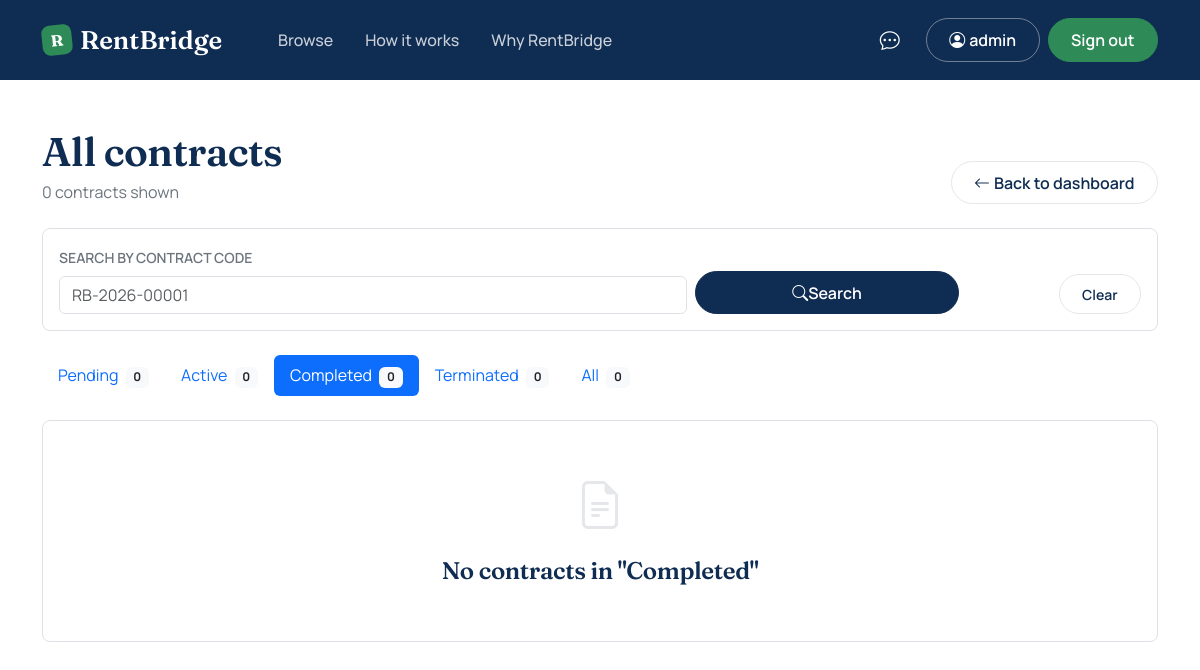
Before: /admin/contracts.php?status=completed (signed in) with the older database file.
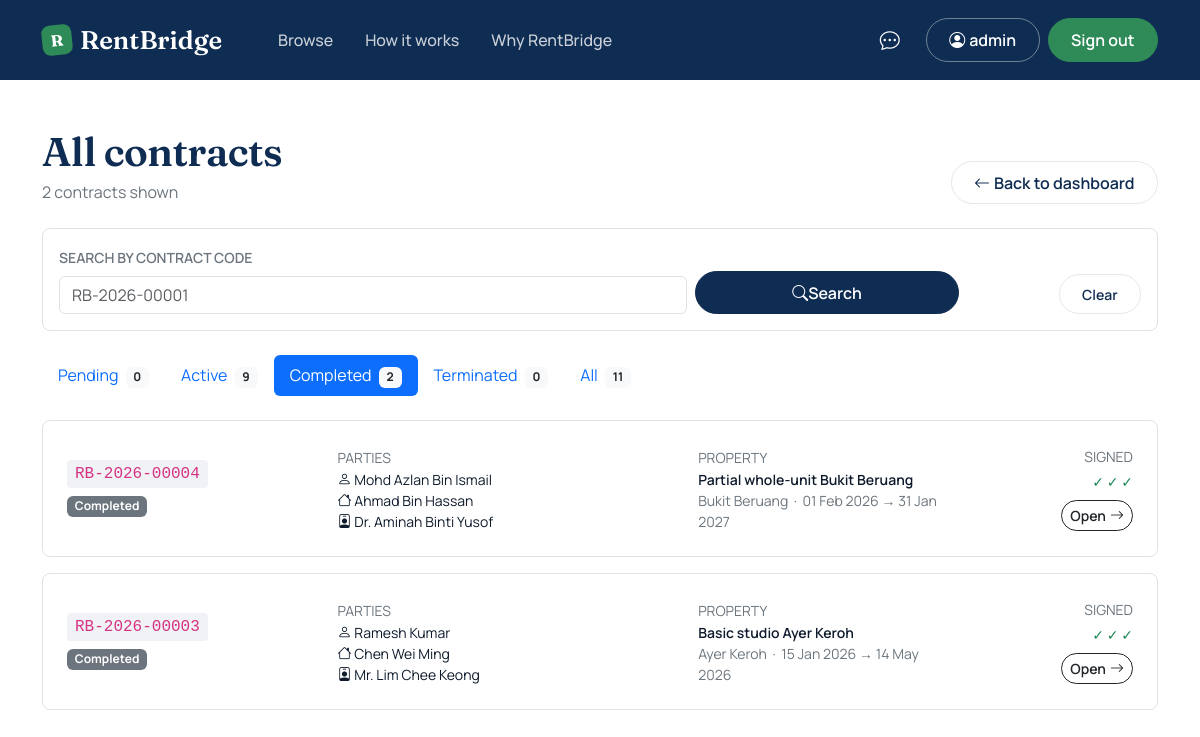
After: the same page with the newer database file.
### tables this page shows
CREATE TABLE `users` (
  `id` int(11) NOT NULL,
  `email` varchar(120) NOT NULL,
  `password_hash` varchar(255) NOT NULL,
  `primary_role` enum('student','landlord','agent','admin') NOT NULL,
  `status` enum('active','pending','suspended','rejected') NOT NULL DEFAULT 'active',
  `last_used_role` enum('student','landlord','agent','admin') DEFAULT NULL,
  `created_at` timestamp NOT NULL DEFAULT current_timestamp(),
  `updated_at` timestamp NOT NULL DEFAULT current_timestamp() ON UPDATE current_timestamp()
);

CREATE TABLE `contracts` (
  `id` int(11) NOT NULL,
  `contract_code` varchar(20) NOT NULL COMMENT 'e.g. RB-2026-00001',
  `booking_id` int(11) NOT NULL,
  `student_id` int(11) NOT NULL,
  `landlord_id` int(11) NOT NULL,
  `agent_id` int(11) NOT NULL,
  `property_id` int(11) NOT NULL,
  `start_date` date NOT NULL,
  `end_date` date NOT NULL,
  `monthly_rent` decimal(8,2) NOT NULL,
  `deposit` decimal(8,2) NOT NULL,
  `terms` text NOT NULL COMMENT 'Standard tenancy terms (Markdown)',
  `student_signature` varchar(255) DEFAULT NULL,
  `student_signed_at` timestamp NULL DEFAULT NULL,
  `student_sign_ip` varchar(45) DEFAULT NULL,
  `landlord_signature` varchar(255) DEFAULT NULL,
  `landlord_signed_at` timestamp NULL DEFAULT NULL,
  `landlord_sign_ip` varchar(45) DEFAULT NULL,
  `agent_signature` varchar(255) DEFAULT NULL,
  `agent_signed_at` timestamp NULL DEFAULT NULL,
  `agent_sign_ip` varchar(45) DEFAULT NULL,
  `contract_pdf_path` varchar(255) DEFAULT NULL,
  `generated_pdf_path` varchar(255) DEFAULT NULL,
  `generated_at` timestamp NULL DEFAULT NULL,
  `generated_by` int(11) DEFAULT NULL,
  `signed_pdf_path` varchar(255) DEFAULT NULL,
  `signed_uploaded_at` timestamp NULL DEFAULT NULL,
  `signed_uploaded_by` int(11) DEFAULT NULL,
  `doc_hash` varchar(64) DEFAULT NULL,
  `upload_method` enum('generated','external_upload','legacy_canvas') NOT NULL DEFAULT 'generated',
  `status` enum('pending_signatures','active','completed','terminated') NOT NULL DEFAULT 'pending_signatures',
  `activated_at` timestamp NULL DEFAULT NULL,
  `created_at` timestamp NOT NULL DEFAULT current_timestamp()
);

CREATE TABLE `students` (
  `user_id` int(11) NOT NULL,
  `full_name` varchar(150) NOT NULL,
  `preferred_name` varchar(50) NOT NULL DEFAULT '',
  `matric_no` varchar(20) NOT NULL,
  `university` varchar(80) NOT NULL DEFAULT 'UTeM',
  `phone` varchar(20) NOT NULL,
  `allow_whatsapp` tinyint(1) NOT NULL DEFAULT 0,
  `looking_for_housing` tinyint(1) NOT NULL DEFAULT 0,
  `housing_pref_city` varchar(80) DEFAULT NULL,
  `housing_pref_max_rent` decimal(8,2) DEFAULT NULL,
  `housing_pref_move_in` date DEFAULT NULL,
  `housing_bio` varchar(255) DEFAULT NULL
);

CREATE TABLE `landlords` (
  `user_id` int(11) NOT NULL,
  `full_name` varchar(150) NOT NULL,
  `preferred_name` varchar(50) NOT NULL DEFAULT '',
  `ic_no` varchar(20) NOT NULL,
  `phone` varchar(20) NOT NULL,
  `allow_whatsapp` tinyint(1) NOT NULL DEFAULT 0,
  `address` varchar(255) DEFAULT NULL,
  `verified` tinyint(1) NOT NULL DEFAULT 0
);

CREATE TABLE `agents` (
  `user_id` int(11) NOT NULL,
  `full_name` varchar(150) NOT NULL,
  `preferred_name` varchar(50) NOT NULL DEFAULT '',
  `staff_id` varchar(20) NOT NULL,
  `department` varchar(80) NOT NULL,
  `phone` varchar(20) NOT NULL,
  `allow_whatsapp` tinyint(1) NOT NULL DEFAULT 0,
  `availability` enum('available','busy','off_duty') NOT NULL DEFAULT 'available',
  `max_caseload` int(11) NOT NULL DEFAULT 5,
  `current_caseload` int(11) NOT NULL DEFAULT 0
);

CREATE TABLE `properties` (
  `id` int(11) NOT NULL,
  `landlord_id` int(11) NOT NULL,
  `title` varchar(150) NOT NULL,
  `property_type` enum('room','studio','whole_unit') NOT NULL,
  `address` text NOT NULL,
  `city` varchar(80) NOT NULL,
  `postcode` varchar(10) NOT NULL,
  `state` varchar(50) NOT NULL DEFAULT 'Melaka',
  `latitude` decimal(10,7) DEFAULT NULL,
  `longitude` decimal(10,7) DEFAULT NULL,
  `maps_url` varchar(500) DEFAULT NULL,
  `monthly_rent` decimal(8,2) NOT NULL,
  `deposit` decimal(8,2) NOT NULL DEFAULT 0.00,
  `description` text DEFAULT NULL,
  `facilities` text DEFAULT NULL,
  `furnishing` enum('none','partial','full') NOT NULL DEFAULT 'partial',
  `status` enum('pending_approval','available','booked','rented','hidden','rejected') NOT NULL DEFAULT 'pending_approval',
  `viewing_mode` enum('landlord_led','agent_led','either') NOT NULL DEFAULT 'either',
  `agent_verified_at` timestamp NULL DEFAULT NULL,
  `agent_verified_by` int(11) DEFAULT NULL,
  `created_at` timestamp NOT NULL DEFAULT current_timestamp(),
  `updated_at` timestamp NOT NULL DEFAULT current_timestamp() ON UPDATE current_timestamp()
);

### includes/auth.php (called while the page is built, shortened)
<?php
function e(?string $value): string {
    return htmlspecialchars($value ?? '', ENT_QUOTES | ENT_HTML5, 'UTF-8');
}
function is_logged_in(): bool {
    return isset($_SESSION['user_id']);
}
function current_user_id(): ?int {
    return $_SESSION['user_id'] ?? null;
}
function current_role(): ?string {
    return $_SESSION['role'] ?? null;
}
function current_user_display_name(): string {
    $userId = current_user_id();
    $role   = current_role();
    $pdo = db();
    $name = null;
    try {
        if (!$name) {
            $stmt = $pdo->prepare('SELECT email FROM users WHERE id = ? LIMIT 1');
            $stmt->execute([$userId]);
            $email = $stmt->fetchColumn();
            $name  = $email ? explode('@', $email)[0] : 'User';
        }
    } catch (Throwable $e) {
        $name = 'User';
    }
    $cache = derive_first_name(trim($name));
    return $cache;
}
function derive_first_name(string $fullName): string {
    $words = preg_split('/\s+/', $fullName);
    $count = count($words);
    if ($count === 1) return $words[0];
    return $words[$count - 2] . ' ' . $words[$count - 1];
}

### admin/contracts.php (the view, shortened to what the rows shown need)
<?php
require_once __DIR__ . '/../includes/auth.php';
$pdo = db();
$filter = $_GET['status'] ?? 'pending_signatures';
$search = trim($_GET['q'] ?? '');
$where = '1=1';
$params = [];
if ($filter !== 'all') {
    $where .= ' AND c.status = ?';
    $params[] = $filter;
}
$stmt = $pdo->prepare("
    SELECT c.id, c.contract_code, c.status, c.contract_pdf_path,
           c.created_at, c.activated_at,
           c.student_signed_at, c.landlord_signed_at, c.agent_signed_at,
           c.start_date, c.end_date, c.monthly_rent,
           p.title          AS property_title,
           p.city           AS property_city,
           s.full_name      AS student_name,
           l.full_name      AS landlord_name,
           a.full_name      AS agent_name
      FROM contracts c
      JOIN properties p ON p.id = c.property_id
      JOIN students   s ON s.user_id = c.student_id
      JOIN landlords  l ON l.user_id = c.landlord_id
      JOIN agents     a ON a.user_id = c.agent_id
     WHERE $where
     ORDER BY
       CASE WHEN c.status = 'pending_signatures' THEN 0 ELSE 1 END,
       c.created_at DESC
");
$stmt->execute($params);
$contracts = $stmt->fetchAll();
function contract_status_badge(string $status): array {
    return match ($status) {
        'pending_signatures' => ['Pending signatures', 'warning'],
        'active'             => ['Active',             'success'],
        'completed'          => ['Completed',          'secondary'],
        'terminated'         => ['Terminated',         'danger'],
        default              => [ucfirst($status),     'secondary'],
    };
}
function pretty_filter(string $s): string {
    return match ($s) {
        'pending_signatures' => 'Pending',
        'all'                => 'All',
        default              => ucfirst($s),
    };
}
?>
<!DOCTYPE html>
<html lang="en">
<head>
    <link href="https://cdn.jsdelivr.net/npm/bootstrap@5.3.3/dist/css/bootstrap.min.css" rel="stylesheet">
    <link href="https://cdn.jsdelivr.net/npm/bootstrap-icons@1.11.3/font/bootstrap-icons.min.css" rel="stylesheet">
    <link href="../assets/css/style.css" rel="stylesheet">
</head>
<body>
<?php include '../includes/header.php'; ?>
<div class="container py-5">
    <div class="d-flex justify-content-between align-items-end mb-4">
        <div>
            <h1 class="mb-1">All contracts</h1>
        </div>
    </div>
    <?php if (empty($contracts)): ?>
        <div class="text-center py-5 bg-white rounded-3 border">
            <i class="bi bi-file-earmark-text" style="font-size: 3rem; color: var(--rb-line);"></i>
            <h4 class="mt-3">No contracts <?= $search !== '' ? 'match your search' : 'in "' . e(pretty_filter($filter)) . '"' ?></h4>
        </div>
    <?php else: ?>
        <div class="row g-3">
            <?php foreach ($contracts as $c):
                [$label, $color] = contract_status_badge($c['status']);
                $isPending = $c['status'] === 'pending_signatures';
            ?>
                <div class="col-12">
                    <div class="bg-white border rounded-3 p-4 <?= $isPending ? 'tenancy-row--urgent' : '' ?>">
                        <div class="row g-3 align-items-center">
                            <div class="col-md-3">
                                <div class="d-flex align-items-center gap-2 mb-1">
                                    <code class="fs-6"><?= e($c['contract_code']) ?></code>
                                </div>
                                <span class="badge bg-<?= $color ?>"><?= e($label) ?></span>
                            </div>
                            <div class="col-md-4">
                                <small class="text-secondary text-uppercase">Parties</small>
                                <div class="small">
                                    <div><i class="bi bi-person"></i> <?= e($c['student_name']) ?></div>
                                    <div><i class="bi bi-house"></i> <?= e($c['landlord_name']) ?></div>
                                    <div><i class="bi bi-person-badge"></i> <?= e($c['agent_name']) ?></div>
                                </div>
                            </div>
                            <div class="col-md-3">
                                <small class="text-secondary text-uppercase">Property</small>
                                <div class="small fw-semibold"><?= e($c['property_title']) ?></div>
                                <div class="text-secondary small">
                                    <?= e($c['property_city']) ?>
                                    &nbsp;·&nbsp;
                                    <?= e(date('d M Y', strtotime($c['start_date']))) ?> →
                                    <?= e(date('d M Y', strtotime($c['end_date']))) ?>
                                </div>
                            </div>
                            <div class="col-md-2 text-md-end">
                                <small class="text-secondary text-uppercase d-block mb-1">Signed</small>
                                <div class="mb-2 small">
                                    <span class="<?= !empty($c['student_signed_at'])  ? 'text-success' : 'text-secondary' ?>" title="Student"><?= !empty($c['student_signed_at'])  ? '✓' : '○' ?></span>
                                    <span class="<?= !empty($c['landlord_signed_at']) ? 'text-success' : 'text-secondary' ?>" title="Landlord"><?= !empty($c['landlord_signed_at']) ? '✓' : '○' ?></span>
                                    <span class="<?= !empty($c['agent_signed_at'])    ? 'text-success' : 'text-secondary' ?>" title="Agent"><?= !empty($c['agent_signed_at'])    ? '✓' : '○' ?></span>
                                </div>
                                <div class="d-flex gap-1 justify-content-md-end">
                                    <a href="/rentbridge/contracts/view.php?id=<?= (int)$c['id'] ?>"
                                       class="btn btn-sm btn-outline-dark">
                                        Open <i class="bi bi-arrow-right ms-1"></i>
                                    </a>
                                </div>
                            </div>
                        </div>
                    </div>
                </div>
            <?php endforeach; ?>
        </div>
    <?php endif; ?>
</div>
</body>
</html>

### includes/header.php (shortened to what the rows shown need)
<?php
require_once __DIR__ . '/auth.php';
?>
<nav class="rb-navbar navbar navbar-expand-lg">
    <div class="container">
        <div class="collapse navbar-collapse" id="rbNav">
            <div class="d-flex gap-2">
                <?php if (is_logged_in()): ?>
                    <a class="btn btn-outline-light" href="/rentbridge/<?= e(current_role()) ?>/dashboard.php">
                        <i class="bi bi-person-circle me-1"></i> <?= e(current_user_display_name()) ?>
                    </a>
                    <a class="btn btn-success" href="/rentbridge/auth/logout.php">
                        Sign out
                    </a>
                <?php else: ?>
                    <a class="btn btn-success" href="/rentbridge/auth/login.php">Log in</a>
                    <a class="btn btn-outline-light" href="/rentbridge/auth/register.php">Register</a>
                <?php endif; ?>
            </div>
        </div>
    </div>
</nav>

Changed rows visible on the page:
added contracts: contract_code "RB-2026-00004", label "Completed", students.full_name "Mohd Azlan Bin Ismail", landlords.full_name "Ahmad Bin Hassan", agents.full_name "Dr. Aminah Binti Yusof", property.title "Partial whole-unit Bukit Beruang", property.city "Bukit Beruang", start_date "01 Feb 2026", end_date "31 Jan 2027"
added contracts: contract_code "RB-2026-00003", label "Completed", students.full_name "Ramesh Kumar", landlords.full_name "Chen Wei Ming", agents.full_name "Mr. Lim Chee Keong", property.title "Basic studio Ayer Keroh", property.city "Ayer Keroh", start_date "15 Jan 2026", end_date "14 May 2026"
Other visible differences:
count($contracts): "0" → "2"
pretty_filter($filter): "Completed" → (not shown)
new list line: "Active 9"
new list line: "Completed 2"
new list line: "All 11"
list line gone: "Active 0"
list line gone: "Completed 0"
list line gone: "All 0"
text no longer shown: "No contracts in \" \""
